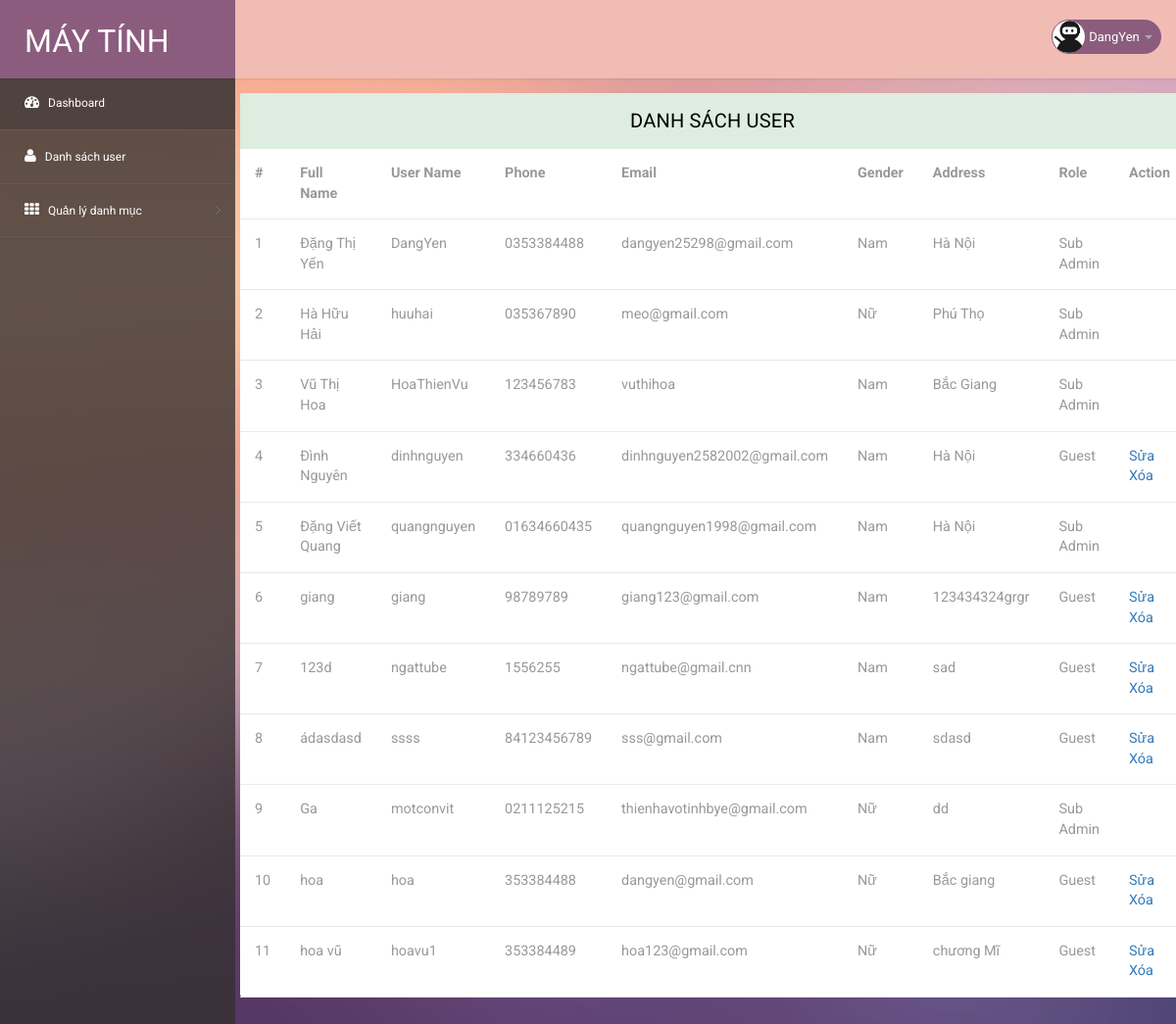
Page /admin/admin.php?module=listUser (signed in) on the committed database.
### tables this page shows
CREATE TABLE IF NOT EXISTS `tbl_user` (
`id_user` int(11) NOT NULL,
  `fullName` varchar(255) DEFAULT NULL,
  `username` varchar(128) NOT NULL,
  `password` varchar(255) NOT NULL,
  `phone` varchar(11) NOT NULL,
  `email` varchar(255) NOT NULL,
  `gioitinh` tinyint(2) NOT NULL,
  `address` varchar(255) DEFAULT NULL,
  `dateCreate` datetime NOT NULL,
  `role` tinyint(2) NOT NULL,
  `code` varchar(64) DEFAULT NULL
);

### admin/modules/listUser.php (the view)
<?php
$sqlSelect ="SELECT * FROM tbl_user  ORDER BY id_user ASC ";
$result = mysqli_query($conn,$sqlSelect);
?>
<section class="wrapper" style="margin-left: -10px; width: auto; height: auto;">
  <div class="" style="height: auto;width: auto;">
   <div class="panel panel-default">
    <div class="panel-heading">
     Danh sách User
   </div>
   <div>
    <table class="table table-hover" ">
      <tr>
        <th>#</th>
        <th>Full Name</th>
        <th>User Name</th>
        <th>Phone</th>
        <th>Email</th>
        <th>Gender</th>
        <th>Address</th>
        <th>Role</th>
        <th>Action</th>
      </tr>
      <?php
      $i=0;
      while ($row = mysqli_fetch_assoc($result)) {
        $i++;
        ?>
        <tr>
          <td><?= $i ?></td>
          <td>
            <?= $row["fullName"]?>
          </td>
          <td>
            <?= $row["username"]?>
          </td>
          <td>
            <?= $row["phone"]?>
          </td>
          <td style="overflow: hidden;">
            <?= $row["email"]?>
          </td>
          <td>
            <?php
            if($row["gioitinh"]==1){
              echo "Nam";
            }else{
              echo "Nữ";
            }
            ?>
          </td>
          <td>
            <?= $row["address"]?>
          </td>
          <td>
            <?php if($row["role"]==1)
			{
				echo"Supper Admin";
			} elseif ($row["role"]==2)
			{echo"Sub Admin";
            }else {
              echo"Guest";
            } ?>
          </td>
          <td>
          <?php if (isset($_SESSION['username'])&&$_SESSION['username']['role']==1&&$row['role']!=1) {
             ?>
            <a href="admin.php?module=editUser&id=<?php echo $row["id_user"] ?>">Sửa</a>
            <a href="admin.php?module=delUser&id=<?php echo $row["id_user"] ?>" onclick="return confirm('Bạn có thật sự muốn xóa không')">Xóa</a>
            <?php
          }elseif (isset($_SESSION['username'])&&$_SESSION['username']['role']==2&&$row['role']==0) {
           ?>
           <a href="admin.php?module=editUser&id=<?php echo $row["id_user"] ?>">Sửa</a>
            <a href="admin.php?module=delUser&id=<?php echo $row["id_user"] ?>" onclick="return confirm('Bạn có thật sự muốn xóa không')">Xóa</a>
           <?php
          }
             ?>
          </td>
        </tr>
        <?php } ?>
      </table>
    </div>
  </div>
</div>
</section>

### admin/css/style.css (style rules this page uses)
html, body { font-family: 'Roboto', sans-serif; font-size: 100%; overflow-x: hidden; background: url(../images/bg.jpg) no-repeat 0px 0px; background-size:cover; }
body a { transition: 0.5s all ease; -webkit-transition: 0.5s all ease; -moz-transition: 0.5s all ease; -o-transition: 0.5s all ease; -ms-transition: 0.5s all ease; text-decoration:none; }
.wrapper { display:inline-block; margin-top:80px; padding:15px; width:100%; }
.panel-heading { position: relative; height: 57px; line-height: 57px; letter-spacing: 0.2px; color: #000; font-size: 18px; font-weight: 400; padding: 0 16px; background:#ddede0; border-top-right-radius: 2px; border-top-left-radius: 2px; text-transform: uppercase; text-align: center; }
.panel { border: none ! important; }
.table>tbody>tr>td, .table>tbody>tr>th, .table>tfoot>tr>td, .table>tfoot>tr>th, .table>thead>tr>td, .table>thead>tr>th { border-bottom: 1px solid #e9e9e9 ! important; }
.table > thead > tr > th, .table > tbody > tr > th, .table > tfoot > tr > th, .table > thead > tr > td, .table > tbody > tr > td, .table > tfoot > tr > td { border-top: none !important; }
.table td, .table>tbody>tr>td, .table>tbody>tr>th, .table>tfoot>tr>td, .table>tfoot>tr>th, .table>thead>tr>td, .table>thead>tr>th { padding: 15px!important; }
.table > thead > tr > th, .table > tbody > tr > th, .table > tfoot > tr > th, .table > thead > tr > td, .table > tbody > tr > td, .table > tfoot > tr > td { font-size: 0.9em; color: #999; border-top: none !important; }
.panel-default>.panel-heading { color: #000000 ! important; background-color: #ddede0 ! important; border-color: #ddede0 ! important; font-size: 20px; }

### rows in the picture
tbl_user: fullName "Đặng Thị Yến", username "DangYen", phone "0353384488", email "dangyen25298@gmail.com", gioitinh "Nam", address "Hà Nội", role "Sub Admin"
tbl_user: fullName "Hà Hữu Hải", username "huuhai", phone "035367890", email "meo@gmail.com", gioitinh "Nữ", address "Phú Thọ", role "Sub Admin"
tbl_user: fullName "Vũ Thị Hoa", username "HoaThienVu", phone "123456783", email "vuthihoa", gioitinh "Nam", address "Bắc Giang", role "Sub Admin"
tbl_user: fullName "Đình Nguyên", username "dinhnguyen", phone "334660436", email "dinhnguyen2582002@gmail.com", gioitinh "Nam", address "Hà Nội", role "Guest"
tbl_user: fullName "Đặng Viết Quang", username "quangnguyen", phone "01634660435", email "quangnguyen1998@gmail.com", gioitinh "Nam", address "Hà Nội", role "Sub Admin"
tbl_user: fullName "giang", username "giang", phone "98789789", email "giang123@gmail.com", gioitinh "Nam", address "123434324grgr", role "Guest"
tbl_user: fullName "123d", username "ngattube", phone "1556255", email "ngattube@gmail.cnn", gioitinh "Nam", address "sad", role "Guest"
tbl_user: fullName "ádasdasd", username "ssss", phone "84123456789", email "sss@gmail.com", gioitinh "Nam", address "sdasd", role "Guest"
tbl_user: fullName "Ga", username "motconvit", phone "0211125215", email "thienhavotinhbye@gmail.com", gioitinh "Nữ", address "dd", role "Sub Admin"
tbl_user: fullName "hoa", username "hoa", phone "353384488", email "dangyen@gmail.com", gioitinh "Nữ", address "Bắc giang", role "Guest"
tbl_user: fullName "hoa vũ", username "hoavu1", phone "353384489", email "hoa123@gmail.com", gioitinh "Nữ", address "chương Mĩ", role "Guest"

### other values in the picture
$_SESSION["username"]["username"] "DangYen"
